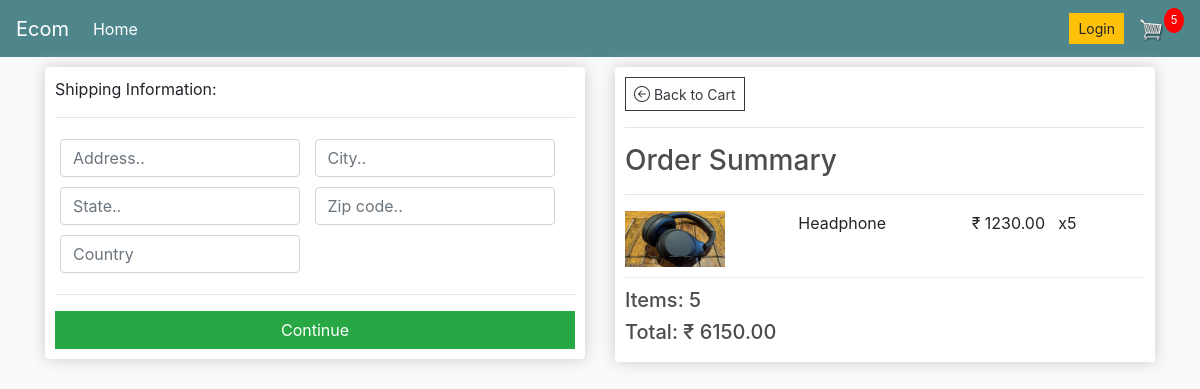
Screenshot of /checkout/ (signed in) with the database file from the repository.
### store/models.py (models this page shows, shortened)
class OrderItem(models.Model):
    product = models.ForeignKey(
        Product, on_delete=models.SET_NULL, blank=True, null=True)
    order = models.ForeignKey(
        Order, on_delete=models.SET_NULL, blank=True, null=True)
    quantity = models.IntegerField(default=0, null=True, blank=True)
    date_added = models.DateTimeField(auto_now_add=True)
    @property
    def get_total(self):
        total = self.product.price * self.quantity
        return total

class Product(models.Model):
    name = models.CharField(max_length=200, null=True)
    price = models.DecimalField(max_digits=7, decimal_places=2)
    digital = models.BooleanField(default=False, null=True, blank=False)
    image = models.ImageField(null=True, blank=True)
    @property
    def image_url(self):
        if self.image:
            return self.image.url
        return '#'

class Order(models.Model):
    customer = models.ForeignKey(
        Customer, on_delete=models.SET_NULL, null=True, blank=True)
    date_ordered = models.DateTimeField(auto_now_add=True)
    complete = models.BooleanField(default=False)
    transaction_id = models.CharField(max_length=100, null=True)
    @property
    def shipping(self):
        shipping = False
        orderitems = self.orderitem_set.all()
        for i in orderitems:
            if i.product.digital == False:
                shipping = True
        return shipping
    @property
    def get_cart_total(self):
        orderitems = self.orderitem_set.all()
        total = sum([item.get_total for item in orderitems])
        return total
    @property
    def get_cart_items(self):
        orderitems = self.orderitem_set.all()
        total = sum([item.quantity for item in orderitems])
        return total

### store/views.py (the view)
# urls.py: path('checkout/', views.checkout, name='checkout'),
def checkout(request):
    data = cartData(request)
    cartItems = data['cartItems']
    order = data['order']
    items = data['items']
    context = {'items': items, 'order': order, 'cartItems': cartItems}
    return render(request, 'store/checkout.html', context)

### store/utils.py (called while the page is built)
def cartData(request):
    if request.user.is_authenticated:
        customer = request.user.customer
        order, created = Order.objects.get_or_create(
            customer=customer, complete=False)
        items = order.orderitem_set.all()
        cartItems = order.get_cart_items
    else:
        cookieData = cookieCart(request)
        cartItems = cookieData['cartItems']
        order = cookieData['order']
        items = cookieData['items']
    return {'cartItems': cartItems, 'order': order, 'items': items}

### store/templates/store/checkout.html (shortened to what this page needs)
{% extends 'store/main.html' %}
{% load static %}
{% block content %}
<div class="row">
    <div class="col-lg-6">
        <div class="box-element mb-3" id="form-wrapper">
            <form id="form">
                <div id="shipping-info">
                    <p>Shipping Information:</p>
                    <hr>
                    <div class="form-field">
                        <input type="text" class="form-control" name="address" placeholder="Address..">
                    </div>
                    <div class="form-field">
                        <input type="text" class="form-control" name="city" placeholder="City..">
                    </div>
                    <div class="form-field">
                        <input type="text" class="form-control" name="state" placeholder="State..">
                    </div>
                    <div class="form-field">
                        <input type="text" class="form-control" name="zipcode" placeholder="Zip code..">
                    </div>
                    <div class="form-field">
                        <input type="text" class="form-control" name="country" placeholder="Country">
                    </div>
                </div>
                <div id="form-button">
                    <hr>
                    <input type="submit" class="btn btn-success btn-block" value="Continue">
                </div>
            </form>
        </div>
    </div>
    <br>
    <div class="col-lg-6">
        <div class="box-element">
            <a class="btn btn-outline-dark btn-sm" href="{% url 'cart' %}"><i class="bi bi-arrow-left-circle"
                    style="font-size:16px"></i> Back to Cart</a>
            <hr>
            <h3>Order Summary</h3>
            <hr>
            {% for item in items %}
            <div class="cart-row">
                <div style="flex:2;"><img class="row-image" src="{{ item.product.image_url }}"></div>
                <div style="flex:2;">{{ item.product.name }}</div>
                <div style="flex:1;">&#8377; {{ item.product.price }}</div>
                <div style="flex:1;">x{{ item.quantity }}</div>
            </div>
            {% endfor %}
            <h5>Items: {{ order.get_cart_items }}</h5>
            <h5>Total: &#8377; {{ order.get_cart_total|floatformat:2 }}</h5>
        </div>
    </div>
</div>
{% endblock content %}

### static/css/main.css (style rules this page uses)
body { background-color: hsl(0, 0%, 98%); }
h1,h2,h3,h4,h5,h6 { color:hsl(0, 0%, 30%); }
.box-element { box-shadow:hsl(0, 0%, 80%) 0 0 16px; background-color: #fff; border-radius: 4px; padding: 10px; }
.col-lg-4, .col-lg-6, .col-lg-8, .col-lg-12 { margin-top: 10px; }
.btn { border-radius: 0; }
.row-image { width: 100px; }
.form-field { width:250px; display: inline-block; padding: 5px; }
.cart-row { display: flex; align-items: flex-stretch; padding-bottom: 10px; margin-bottom: 10px; border-bottom: 1px solid #ececec; }

### rows the page displays
OrderItem: product.image_url (picture), product.name "Headphone", product.price "1230.00", quantity "5"
Order: get_cart_items "5", get_cart_total "6150.00"

### other values shown
{{ cartItems }} "5"
